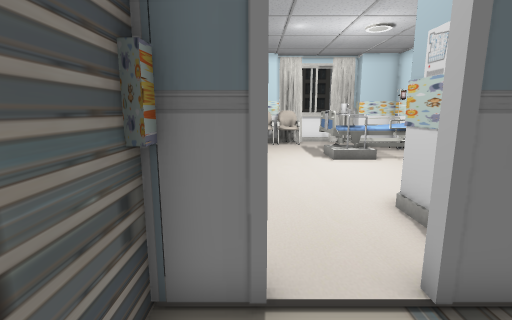
view 1 (above)

16 first-person views from a walk through a 3-D level made in the Unity game engine. The camera is 1.2 m above the floor, tilts 10° down and sees 85° across. The floor is counted in squares, 0.5 m on a side. Each view is taken from the middle of a square. On the plan, view 1 faces up. The plan holds only what a view shows up to about 18 squares ahead; the rest is blank. The place goes on beyond the plan. Door leaves are left out, so doorways stand open. Some surface patterns are stand-ins.

view 2
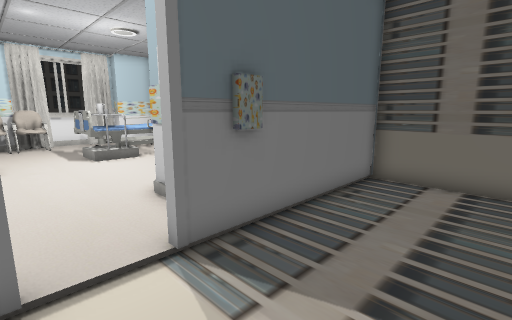

view 3
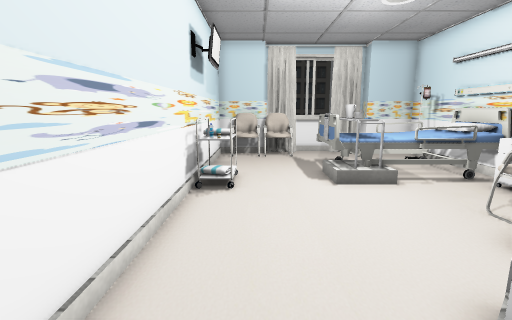

view 4
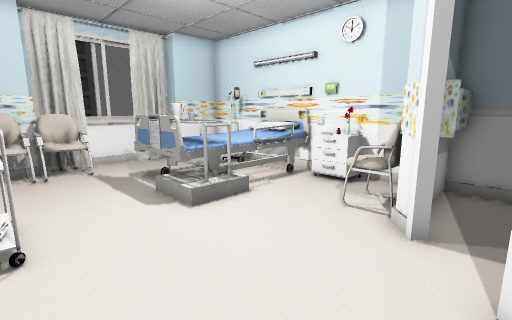

view 5
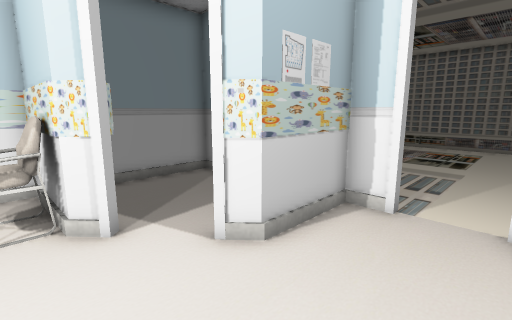

view 6
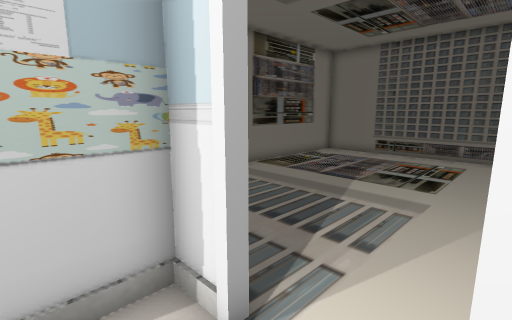

view 7
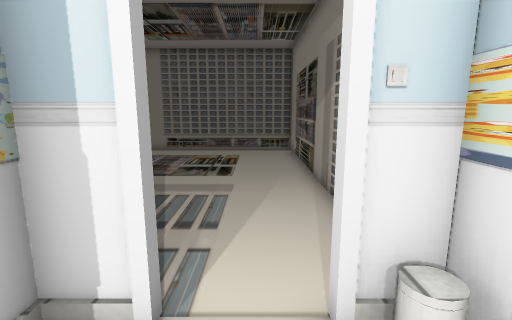

view 8
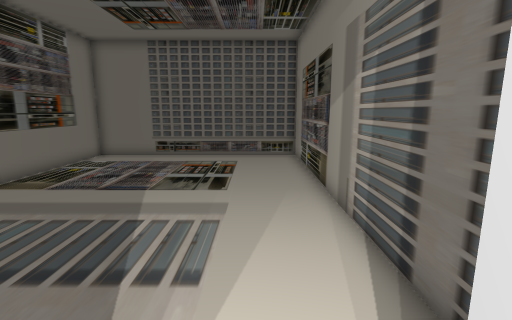

view 9
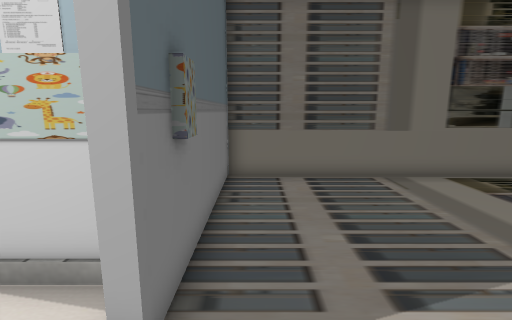

view 10
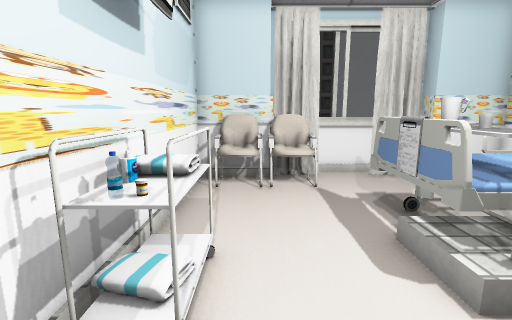

view 11
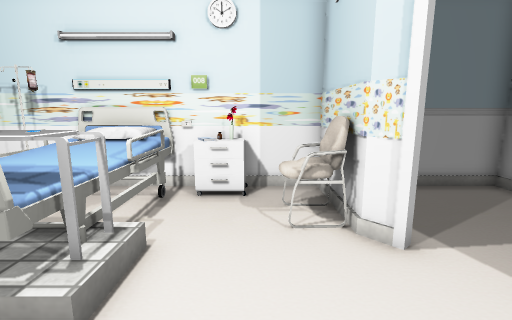

view 12
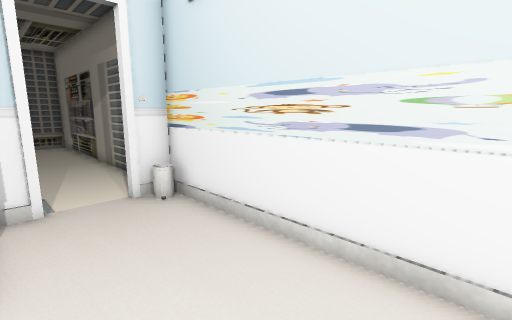

view 13
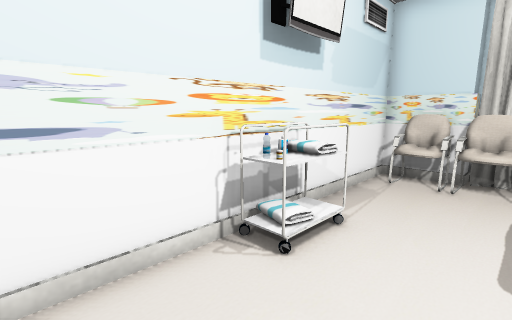

view 14
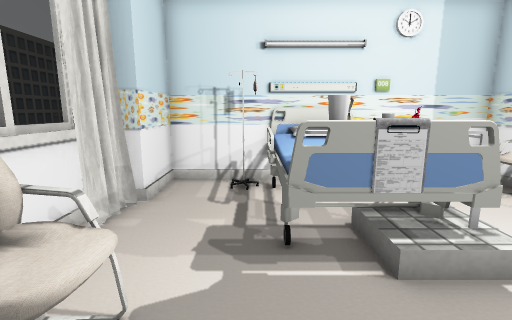

view 15
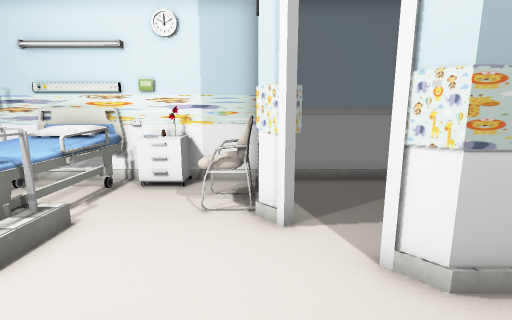

view 16
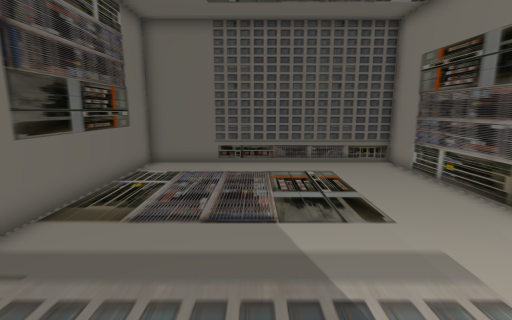

### Floor plan
Ten units are one square. View 1 is at (0, 0); x grows to the right and y downward. Boxes are objects, and circles mark ways between rooms. Rooms are numbered by the first view taken in them; rooms with no view inside come last. Other rooms are left out.
<svg viewBox="-18 -214 123 338">
<path fill="none" stroke="#000" d="M41 -27 34 -27M-13 -30 -13 119 100 119 100 -41M-11 -36 -11 -26M100 -30 21 -30M56 -84 62 -89 99 -89M100 -134 100 -146M100 -164 100 -200 73 -200 73 -209M62 -208 34 -208M15 -209 15 -200 -11 -200 -11 -36M100 -70 100 -126M21 -32 35 -32M34 -27 34 -64 41 -71"/>
<rect x="-5" y="-35" width="10" height="10" fill="#bbb"><title>other object</title></rect>
<rect x="-5" y="-145" width="10" height="30" fill="#bbb"><title>other object</title></rect>
<rect x="-5" y="-195" width="20" height="20" fill="#bbb"><title>other object</title></rect>
<rect x="5" y="-135" width="10" height="10" fill="#bbb"><title>other object</title></rect>
<rect x="15" y="-195" width="20" height="20" fill="#bbb"><title>other object</title></rect>
<rect x="15" y="-205" width="20" height="10" fill="#bbb"><title>other object</title></rect>
<rect x="35" y="-175" width="50" height="50" fill="#bbb"><title>other object</title></rect>
<rect x="35" y="-145" width="10" height="10" fill="#bbb"><title>other object</title></rect>
<rect x="35" y="-165" width="10" height="20" fill="#bbb"><title>other object</title></rect>
<rect x="45" y="-135" width="10" height="10" fill="#bbb"><title>other object</title></rect>
<rect x="45" y="-165" width="10" height="20" fill="#bbb"><title>other object</title></rect>
<rect x="55" y="-105" width="30" height="10" fill="#bbb"><title>other object</title></rect>
<rect x="75" y="-165" width="20" height="30" fill="#bbb"><title>other object</title></rect>
<rect x="85" y="-115" width="10" height="10" fill="#bbb"><title>other object</title></rect>
<rect x="85" y="-125" width="10" height="10" fill="#bbb"><title>other object</title></rect>
<rect x="85" y="-135" width="10" height="10" fill="#bbb"><title>other object</title></rect>
<rect x="85" y="-175" width="10" height="10" fill="#bbb"><title>other object</title></rect>
<circle cx="15" cy="-30" r="3" fill="#2a7"/>
<text x="40" y="40">1</text>
<text x="40" y="-130">2</text>
</svg>
Room 1 opens to room 2.

Where each view was taken, in squares from view 1:
view 1: 0 up, 0 right, facing up
view 2: 1 down, 0 right, facing up-right
view 3: 4 up, 1 right, facing up
view 4: 7 up, 0 right, facing up-right
view 5: 10 up, 0 right, facing down-right
view 6: 5 up, 0 right, facing down-right
view 7: 6 up, 1 right, facing down
view 8: 4 up, 1 right, facing down
view 9: 2 up, 0 right, facing right
view 10: 10 up, 1 right, facing up
view 11: 11 up, 1 right, facing right
view 12: 11 up, 3 right, facing down-left
view 13: 9 up, 3 right, facing up-left
view 14: 17 up, 0 right, facing right
view 15: 9 up, 0 right, facing right
view 16: 1 up, 5 right, facing down
